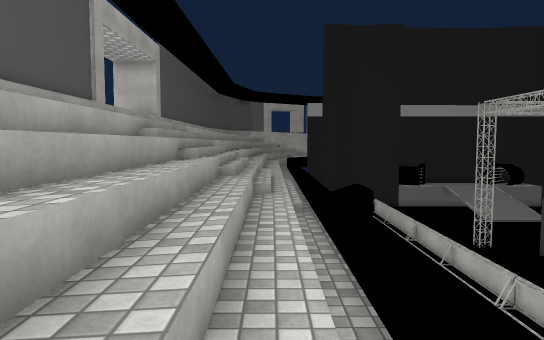
view 1 (above)

24 first-person views from a walk through a 3-D level made in the Unity game engine. The camera is 1.4 m above the floor, tilts 4° down and sees 70° across. The floor is counted in squares, 1 m on a side. Each view is taken from the middle of a square. On the plan, view 1 faces up. The plan holds only what a view shows up to about 16 squares ahead; the rest is blank. The place goes on beyond the plan. Some animated figures are left out. Some surface patterns are stand-ins.

view 2
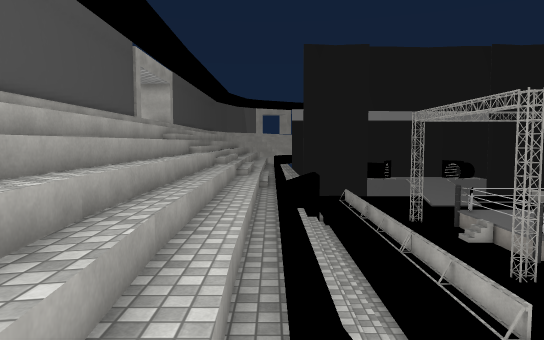

view 3
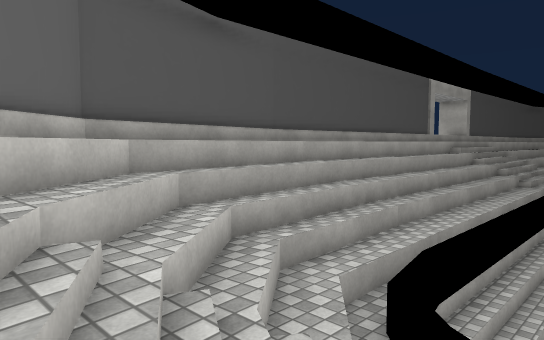

view 4
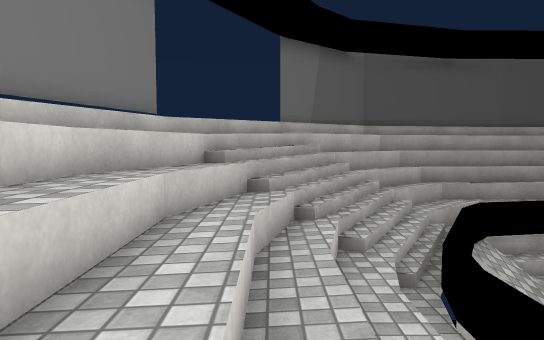

view 5
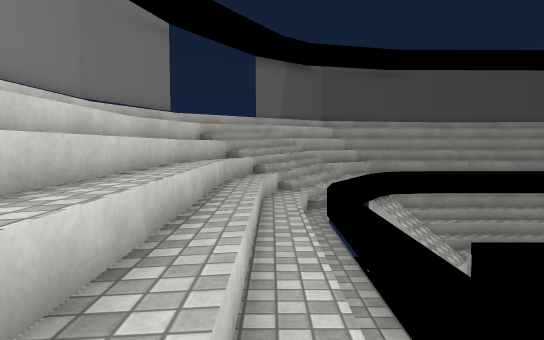

view 6
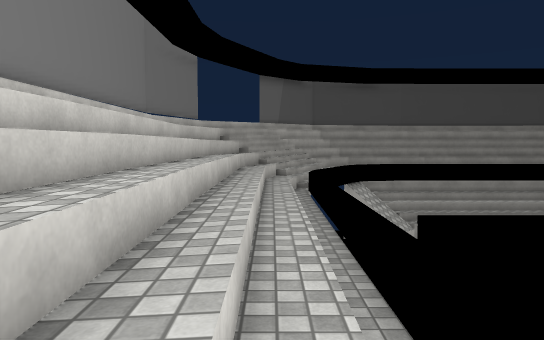

view 7
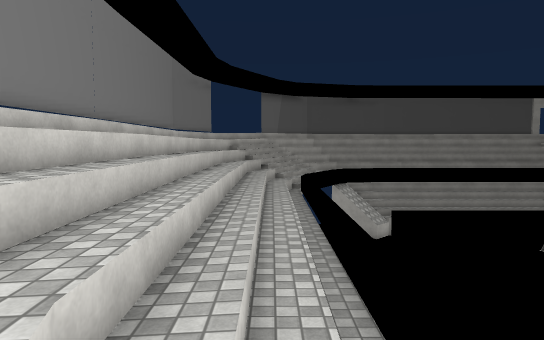

view 8
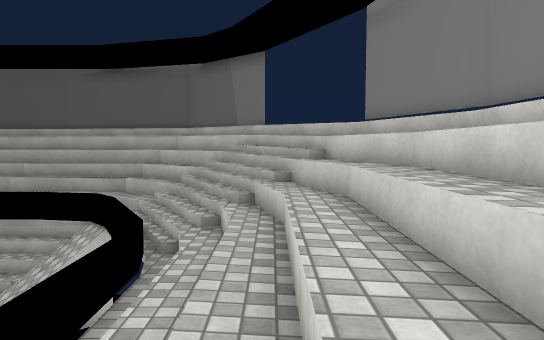

view 9
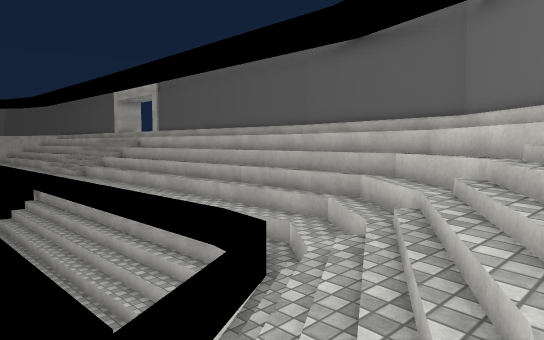

view 10
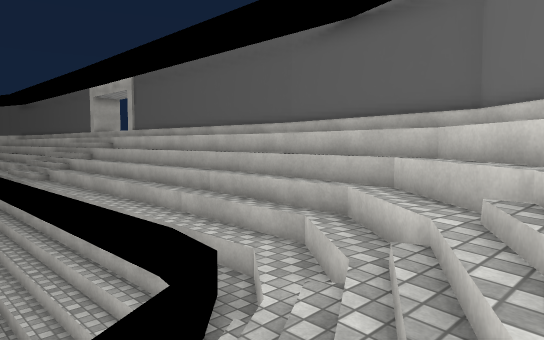

view 11
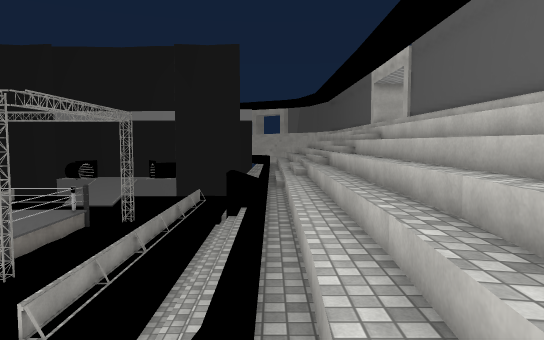

view 12
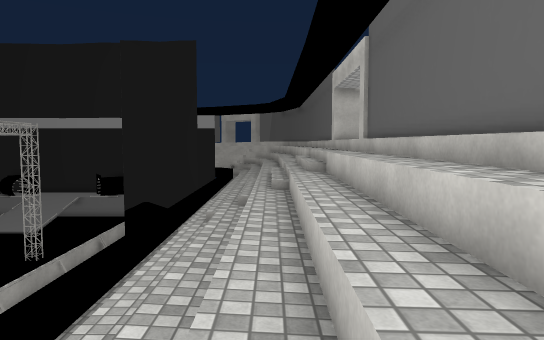

view 13
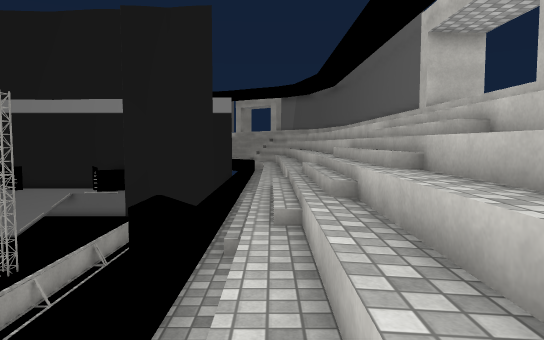

view 14
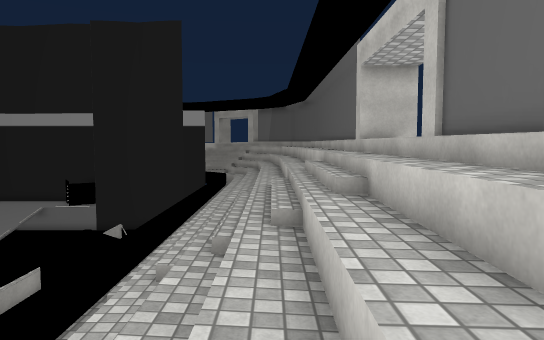

view 15
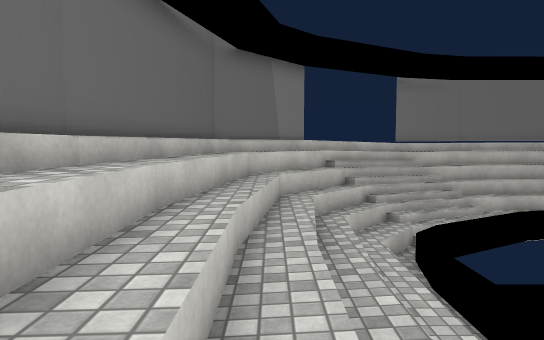

view 16
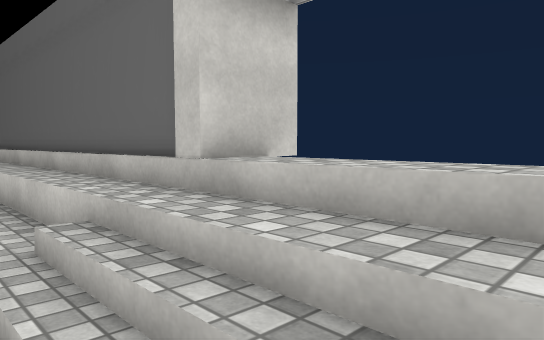

view 17
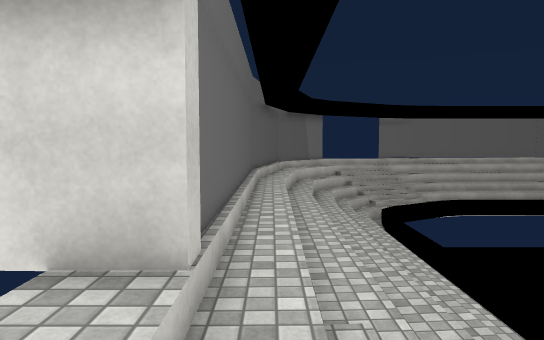

view 18
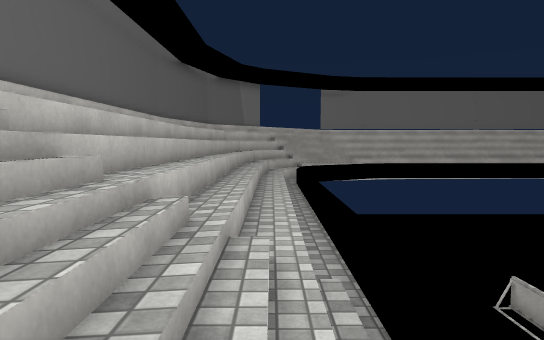

view 19
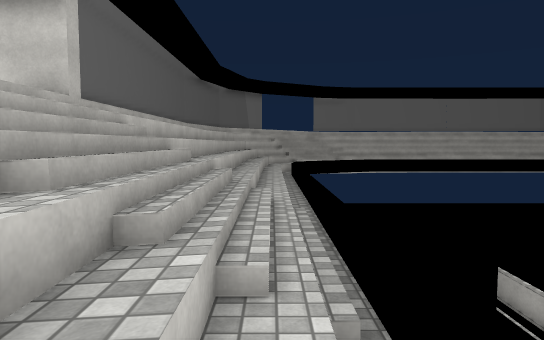

view 20
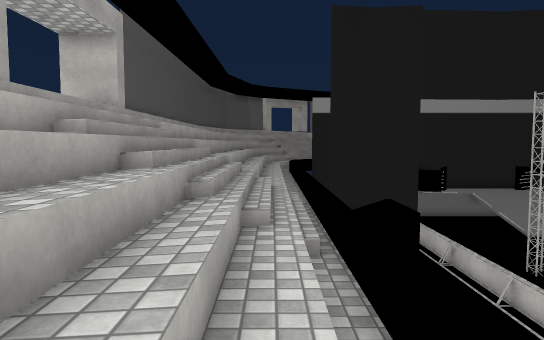

view 21
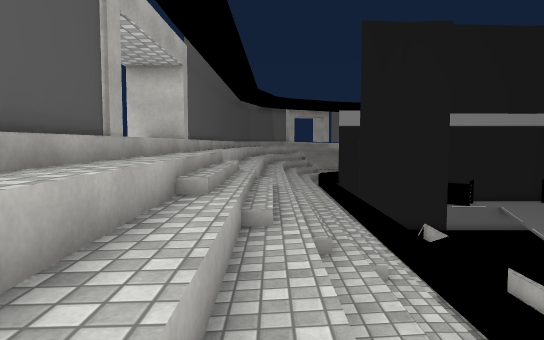

view 22
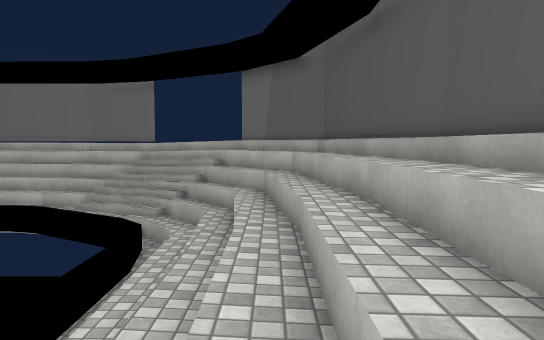

view 23
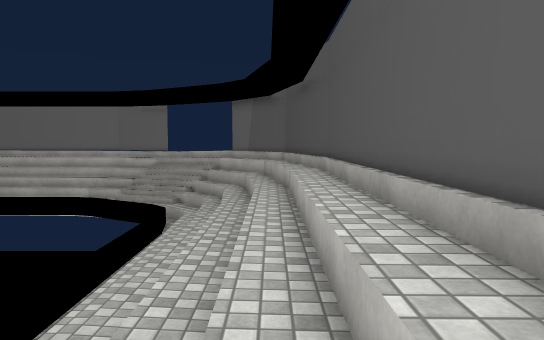

view 24
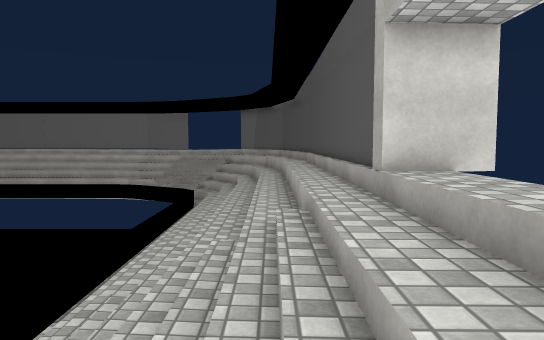

### Floor plan
Key: @ floor where view 1 was taken; # wall or solid block; . main floor; : floor 0.5 m higher than the main floor; - floor 0.5 m lower than the main floor; + floor 0.75 m higher than the main floor; * floor 1 m higher than the main floor; % floor 1.5 m higher than the main floor; & floor 2 m higher than the main floor; $ floor 2.5 m higher than the main floor; / step, stairs or slope; = window, fence, low wall or low ledge; v drop or lower ground.
Columns run from 6 left of view 1 to 37 right of it. Each row starts with its distance up from view 1.
 20  #   :.v     v                v     v.: %&#
 19  # %*:.v     v  v         vv  v     v.:*%&#
 18  #&%*:.v     v  v          v  v     v.:*%&#
 17  #&%*:.v     v                v     v.:*%&#
 16 ##&////v     v                v     v////&##
 15  $&////v     v                v     v////&$
 14  $&//// =    v                v    = ////&$
 13  $&//// =    v                v    = ////&$
 12  $&////v     v                v     v////&$
 11 ##&////v     v                      v////&##
 10  #&%*:.v v   v                v   v v.:*%&#
  9  #&%*:.vvvv  v                v  vvvv.:*%&#
  8  #&%*:.vvvv  v                v  vvvv.:*%&#
  7  #&%*:.vvvv  v                v  vvvv.:*%&#
  6  #&%*:.vvvv  v                v  vvvv.:*%&#
  5  #&%*:.vvvv  v                v  vvvv.:*%&#
  4  #&%*:.vvvv  v                v  vvvv.:*%&#
  3  #&%*:.vvvv  v                v  vvvv.:*%&#
  2  #&%*:.vvvv                      vvvv.:*%&#
  1  #&%*:.vvv                        vvv.:*%&#
  0  #&%*:@vvv                        vvv.:*%&#
 -1  #&%*:.vvv                        vvv.:*%&#
 -2  #&%*:.vvv                        vvv.:*%&#
 -3  ##==/.=vvv                       vv=.//%##
 -4   #==/.-vvv                      vvv-.//%#
 -5   #==//-=vv                      vv=-//==#
 -6   #==///==                        ==///###
 -7   #==*////=                      =/////==#
 -8   ##==*////==vv   vv   v       ==////*==##
 -9    ##===//////----------------///////==##
-10     ##=///////................///////=##
-11       /&///+////////////////////+///&/
-12        ///===+++************+++=/////
-13          /&&v==================v
-14           #####              #####

Where each view was taken, in squares from view 1:
view 1: 0 up, 0 right, facing up
view 2: 6 down, 1 right, facing up
view 3: 10 down, 4 right, facing up-left
view 4: 11 down, 12 right, facing left
view 5: 10 down, 17 right, facing left
view 6: 10 down, 22 right, facing left
view 7: 10 down, 26 right, facing left
view 8: 11 down, 17 right, facing right
view 9: 11 down, 24 right, facing up-right
view 10: 10 down, 26 right, facing up-right
view 11: 6 down, 30 right, facing up
view 12: 1 down, 33 right, facing up
view 13: 4 up, 31 right, facing up
view 14: 4 up, 33 right, facing up
view 15: 4 up, 33 right, facing down
view 16: 12 up, 33 right, facing up-right
view 17: 14 up, 35 right, facing down
view 18: 15 up, 31 right, facing down
view 19: 20 up, 31 right, facing down
view 20: 4 up, 0 right, facing up
view 21: 4 up, 2 left, facing up
view 22: 5 up, 2 left, facing down
view 23: 11 up, 3 left, facing down
view 24: 17 up, 3 left, facing down
